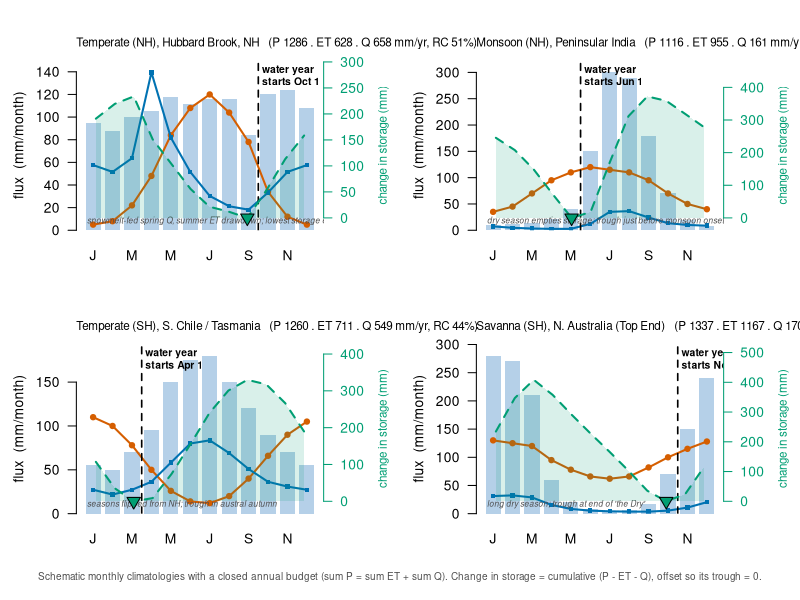

Source code (R):
# Monthly P, ET, Q and change in storage in four climates (Figure 2.7)
# Chapter 2 draft; author data arrays from the code comment (truncated at Word's 2048-character comment limit); plotting completed from the figure in the draft
# Run: Rscript water_budget_four_climates.R -> figure_r.png (base R, no packages)
months <- strsplit("JFMAMJJASOND", "")[[1]]; mfull <- month.abb
climates <- list(
  list(name = "Temperate (NH)", place = "Hubbard Brook, NH", P = c(95,88,100,105,118,112,116,116,84,120,124,108), ET = c(5,8,22,48,84,108,120,104,78,34,12,5), Q = c(0.95,0.85,1.05,2.3,1.35,0.85,0.5,0.35,0.3,0.55,0.85,0.95), note = "snowmelt-fed spring Q, summer ET drawdown; lowest storage early autumn"),
  list(name = "Monsoon (NH)", place = "Peninsular India", P = c(10,12,14,22,40,150,300,290,180,70,20,8), ET = c(35,45,70,95,110,120,115,110,95,70,50,40), Q = c(0.55,0.35,0.25,0.2,0.2,0.9,2.6,2.7,1.8,1.0,0.75,0.65), note = "dry season empties storage; trough just before monsoon onset"),
  list(name = "Temperate (SH)", place = "S. Chile / Tasmania", P = c(55,50,70,95,150,175,180,150,120,90,70,55), ET = c(110,100,78,50,26,14,12,20,40,66,90,105), Q = c(0.75,0.6,0.75,1.0,1.6,2.2,2.3,1.9,1.4,1.0,0.85,0.75), note = "seasons flipped from NH; trough in austral autumn"),
  list(name = "Savanna (SH)", place = "N. Australia (Top End)", P = c(280,270,210,60,20,8,5,6,18,70,150,240), ET = c(130,125,120,95,78,66,62,66,82,100,115,128), Q = c(2.6,2.7,2.4,1.3,0.7,0.45,0.35,0.3,0.3,0.45,0.9,1.7), note = "long dry season; trough at end of 'the Dry'"))
png("figure_r.png", width = 1875, height = 1290, res = 150)
par(mfrow = c(2, 2), mar = c(3.2, 4.6, 3.6, 4.6), las = 1, oma = c(2, 0, 0, 0))
for (cl in climates) {
  P <- cl$P; ET <- cl$ET; Q <- cl$Q * ((sum(P) - sum(ET)) / sum(cl$Q))
  cs <- cumsum(P - ET - Q); S <- cs - min(cs); trough <- which.min(cs); wy <- trough %% 12 + 1     # water year starts month after trough
  ytop <- max(P, ET, Q) * 1.08
  bp <- barplot(P, col = adjustcolor("#78A9D6", 0.55), border = NA, names.arg = months, ylim = c(0, ytop), ylab = "flux  (mm/month)", space = 0.28)
  lines(bp, ET, type = "o", col = "#D55E00", lwd = 2, pch = 19, cex = 0.7); lines(bp, Q, type = "o", col = "#0072B2", lwd = 2, pch = 15, cex = 0.7)
  abline(v = (bp[wy] + bp[(wy + 10) %% 12 + 1]) / 2 + ifelse(wy == 1, 6.5, 0) * 0, lty = 2, lwd = 1.6)
  text(bp[wy] - 0.4, ytop * 0.97, sprintf("water year\nstarts %s 1", mfull[wy]), adj = c(0, 1), font = 2, cex = 0.75)
  text(bp[1] - 0.4, ytop * 0.04, cl$note, adj = c(0, 0), font = 3, cex = 0.6, col = "grey30")
  mtext(sprintf("%s, %s   (P %.0f . ET %.0f . Q %.0f mm/yr, RC %.0f%%)", cl$name, cl$place, sum(P), sum(ET), sum(Q), 100 * sum(Q) / sum(P)), side = 3, adj = 0, line = 0.6, cex = 0.7)
  par(new = TRUE); plot(bp, S, type = "n", axes = FALSE, xlab = "", ylab = "", ylim = c(-0.05 * max(S), max(S) * 1.25), xlim = range(bp) + c(-0.7, 0.7))
  polygon(c(bp, rev(bp)), c(S, rep(0, 12)), col = adjustcolor("#009E73", 0.15), border = NA); lines(bp, S, lty = 2, lwd = 2, col = "#009E73")
  points(bp[trough], 0, pch = 25, bg = "#009E73", cex = 1.6); axis(4, col.axis = "#009E73", col = "#009E73"); mtext("change in storage (mm)", side = 4, line = 3, col = "#009E73", cex = 0.7, las = 0)
}
mtext("Schematic monthly climatologies with a closed annual budget (sum P = sum ET + sum Q). Change in storage = cumulative (P - ET - Q), offset so its trough = 0.", side = 1, outer = TRUE, cex = 0.6, col = "grey30")
invisible(dev.off())
